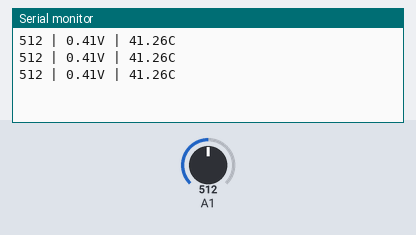
Recording of a sketch running on a simulated Arduino Uno, built with avr-gcc and run on an emulated ATmega328P. Shown: the last lines printed to the serial monitor. The inputs (shaded band) are chosen by the test bench; at power-on: A1 = 512.

Above: at 1.3 s.
1.4 s: A1 set to 716
At 1.9 s:
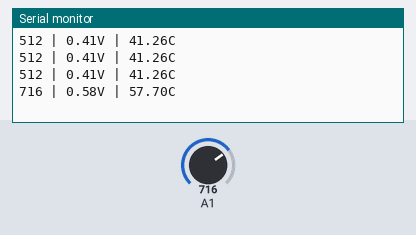
2.9 s: A1 set to 900
At 3.4 s:
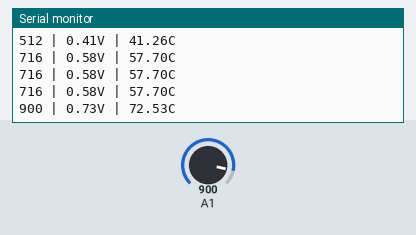
Timing chart, 0 to 5.9 s (numbered marks = the images above; inputs shaded):
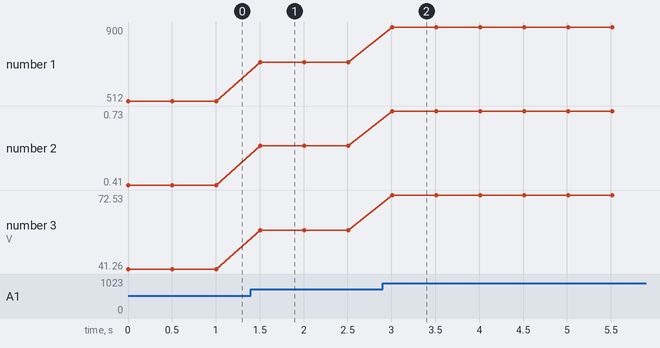

The sketch:

prueba_temp.ino
```cpp
void setup() {
  Serial.begin(115200);
}
void loop() {

  int valorAnalogico = analogRead(1);

  // Calcular el voltaje basado en la lectura del ADC (resolución de 12 bits)
  float voltaje = valorAnalogico * (3.3 / 4095.0);

  // Conversión a temperatura, considerando 10mV por grado Celsius
  float temperaturaCelsius = voltaje * 100.0;
  Serial.print(valorAnalogico);
  Serial.print(" | ");
  Serial.print(voltaje);
  Serial.print("V | ");
  Serial.print(temperaturaCelsius);
  Serial.println("C");
  delay(500);


}
```

Measured:
- after the input at 1.4 s, the serial monitor: prints a new line after 0.10 s (image 1)
- after the input at 2.9 s, the serial monitor: prints a new line after 0.11 s (image 2)
- plotted number 1: 512 → 716 after the input at 1.4 s, 716 → 900 after the input at 2.9 s
- plotted number 2: 0.41 → 0.58 after the input at 1.4 s, 0.58 → 0.73 after the input at 2.9 s
- plotted number 3: 41.26 → 57.7 after the input at 1.4 s, 57.7 → 72.53 after the input at 2.9 s
